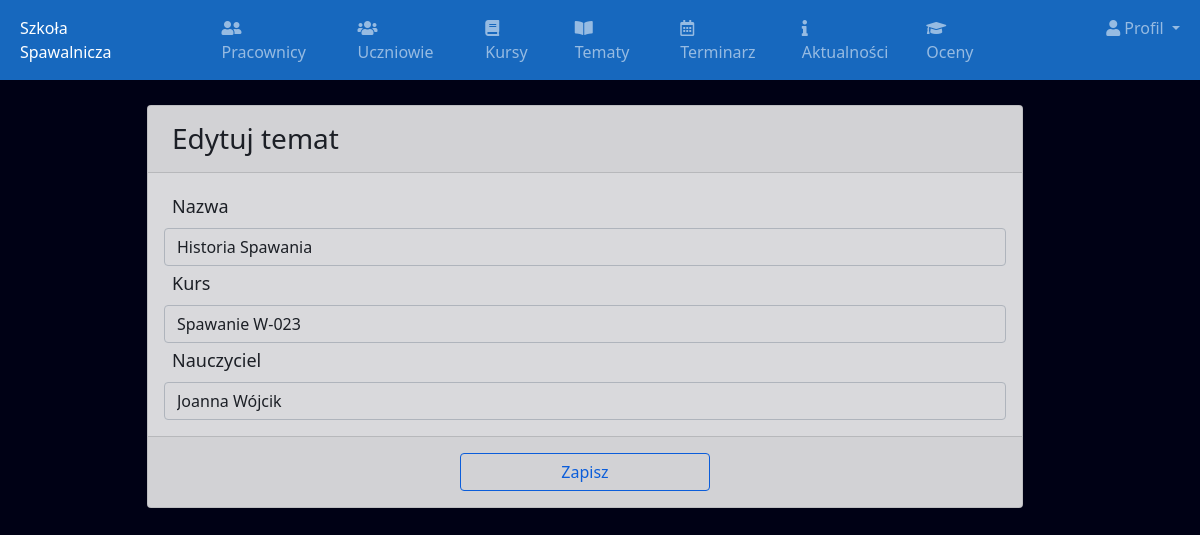
/admineditsubject/1 (signed in), run on the app's committed database.
### school/models.py (models this page shows)
class Subjects(models.Model):
    id=models.AutoField(primary_key=True)
    subjectname=models.CharField(max_length=100)
    courseid=models.ForeignKey(Courses,on_delete=models.CASCADE,default=1)
    staffid=models.ForeignKey(CustomUser,on_delete=models.CASCADE)
    created_at=models.DateTimeField(auto_now_add=True)
    updated_at=models.DateTimeField(auto_now_add=True)
    objects=models.Manager()

class Courses(models.Model):
    id=models.AutoField(primary_key=True)
    coursename=models.CharField(max_length=100)
    created_at=models.DateTimeField(auto_now_add=True)
    updated_at=models.DateTimeField(auto_now_add=True)
    objects=models.Manager()

class CustomUser(AbstractUser):
    user_type_data=((1,"HOD"),(2,"Staff"),(3,"Student"))
    user_type=models.CharField(default=1, choices=user_type_data,max_length=10)

### school/adminviews.py (the view)
# urls.py: path('admineditsubject/<str:subject_id>', adminviews.admineditsubject,name="admineditsubject"),
def admineditsubject(request,subject_id):
    subject=Subjects.objects.get(id=subject_id)
    courses=Courses.objects.all()
    staff=CustomUser.objects.filter(user_type=2)
    return render(request,"school/admin/admineditsubject.html",{"subject":subject,"staff":staff,"courses":courses,"id":subject_id})

### school/logincheck.py (called while the page is built, shortened)
    def process_view(self,request,view_func,view_args,view_kwargs):
        modulename=view_func.__module__
        user=request.user
        if user.is_authenticated:
            if user.user_type == "1":
                if modulename == "school.adminviews":
                    pass
                elif modulename == "school.views":
                    pass
                else:
                    return HttpResponseRedirect(reverse("adminhome"))
            else:
                modulename == "school.views"
        else:
            if request.path == reverse("loginpage") or request.path == reverse("signin") or modulename == "django.contrib.auth.views" or request.path == reverse("home") or request.path == reverse("contact"):
                pass
            else:
                return HttpResponseRedirect(reverse("loginpage"))

### school/templates/school/admin/admineditsubject.html (shortened to what this page needs)
{% extends 'admin/adminbase.html' %}
{% block content %}
<section class="content">
    <div class="container-fluid">
        <div class="row">
            <div class="col-md-12">
                <div class="card card-primary">
                    <div class="card-header">
                        <h3 class="card-title  my-2 ms-2">Edytuj temat</h3>
                    </div>
                    <form role="form" action="/admineditsavesubject/" method="post">
                        <div class="card-body">
                            <div class="form-group">
                                <label class="label mb-2 mt-1 ms-2">Nazwa</label>
                                <input type="text" class="form-control" name="subjectname" placeholder="Enter Subject" value="{{ subject.subjectname }}">
                            </div>
                            <div class="form-group">
                                <label class="label mb-2 mt-1 ms-2">Kurs</label>
                                <select class="form-control" name="course">
                                    {% for course in courses %}
                                        <option value="{{ course.id }}" {% if course.id == subject.courseid.id %} selected {% endif %} >{{ course.coursename }}</option>
                                    {% endfor %}
                                </select>
                            </div>
                            <div class="form-group">
                                <label class="label mb-2 mt-1 ms-2">Nauczyciel</label>
                                <select class="form-control" name="staff">
                                    {% for staff in staff %}
                                        <option value="{{ staff.id }}" {% if staff.id == subject.staffid.id %} selected {% endif %}>{{ staff.first_name }} {{ staff.last_name }}</option>
                                    {% endfor %}
                                </select>
                            </div>
                        </div>
                        <div class="card-footer">
                            <center>
                                <button type="submit" class="btn btn-outline-primary save my-2">Zapisz</button>
                            </center>
                        </div>
                    </form>
                </div>
            </div>
        </div>
    </div>
</section>
{% endblock %}

### school/templates/school/admin/adminbase.html (style rules this page uses)
body { background: #000115; }

### school/templates/school/admin/admineditsubject.html (style rules this page uses)
.content { width: 75%; top: 200px; left: 45%; transform: translate(15%, 25px); opacity: 85%; }
.label { font-size: 18px; }
.btn.btn-outline-primary.save { width: 250px; height: 25x; }

### data on the page
Subjects: subjectname "Historia Spawania", course "Spawanie W-023", staff "Joanna Wójcik"
